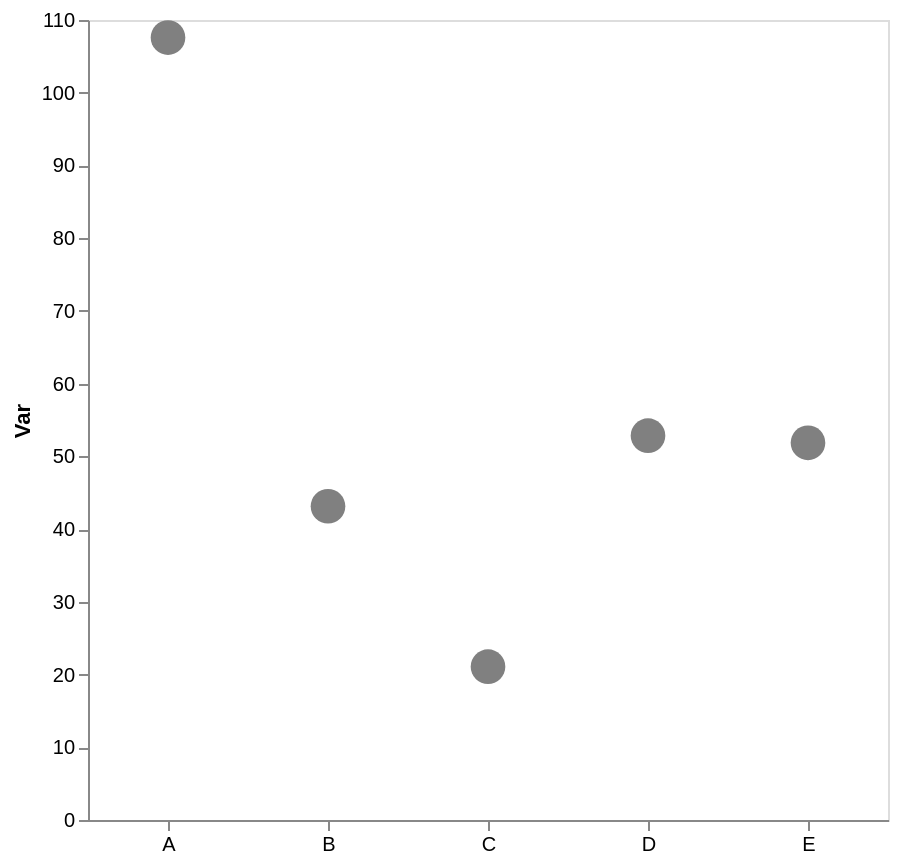

Describe this chart as a Vega-Lite specification.
### Vega-Lite specification from a JSON file in a GitHub repository (floating-point values rounded to 4 significant figures)
{"config": {"view": {"continuousWidth": 300, "continuousHeight": 300}, "axis": {"grid": false}, "bar": {"color": "gray"}}, "data": {"name": "data-1b2badcf4afa12bb87eac2f02e9ddaca"}, "mark": {"type": "point", "color": "gray", "filled": true, "size": 300}, "encoding": {"x": {"axis": {"labelAngle": 0, "title": null}, "field": "cat", "type": "nominal"}, "y": {"aggregate": "mean", "axis": {"title": "Var"}, "field": "var1", "type": "quantitative"}}, "height": 400, "width": 400, "$schema": "https://vega.github.io/schema/vega-lite/v5.17.0.json", "datasets": {"data-1b2badcf4afa12bb87eac2f02e9ddaca": [{"cat": "D", "var1": 54.31, "var2": 48.35}, {"cat": "E", "var1": 46.14, "var2": 46.0}, {"cat": "E", "var1": 44.28, "var2": 54.46}, {"cat": "D", "var1": 56.49, "var2": 56.42}, {"cat": "C", "var1": 21.48, "var2": 35.92}, {"cat": "B", "var1": 49.69, "var2": 62.62}, {"cat": "A", "var1": 107.6, "var2": 37.67}, {"cat": "D", "var1": 64.37, "var2": 44.94}, {"cat": "B", "var1": 36.58, "var2": 44.78}, {"cat": "D", "var1": 36.22, "var2": 59.33}, {"cat": "E", "var1": 65.17, "var2": 57.65}, {"cat": "C", "var1": 20.68, "var2": 66.32}]}}
